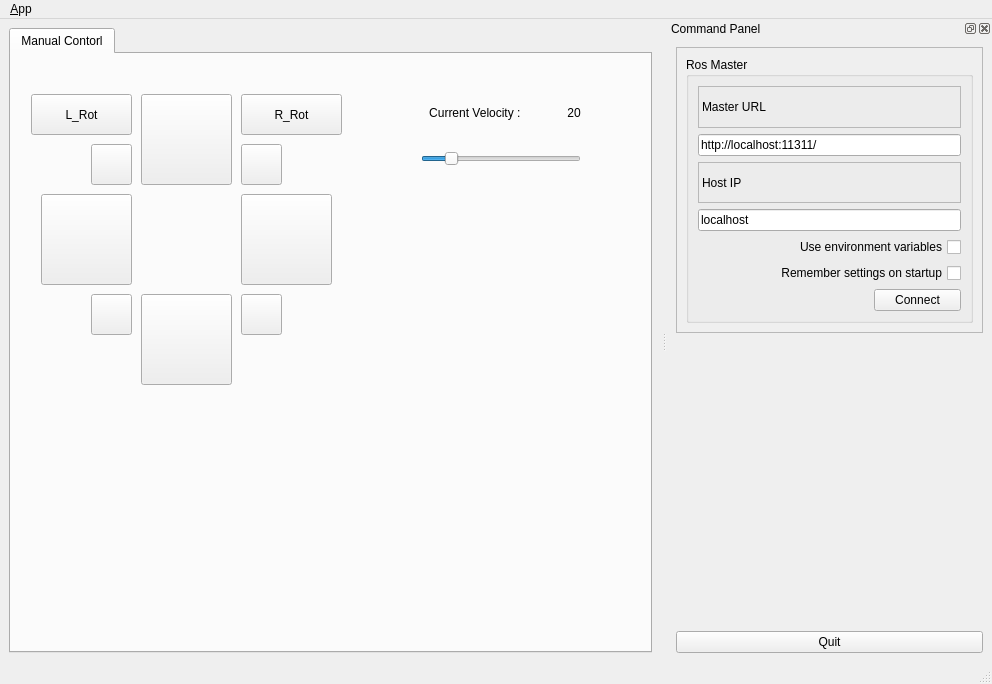
<?xml version="1.0" encoding="UTF-8"?>
<ui version="4.0">
 <class>MainWindowDesign</class>
 <widget class="QMainWindow" name="MainWindowDesign">
  <property name="geometry">
   <rect>
    <x>0</x>
    <y>0</y>
    <width>992</width>
    <height>684</height>
   </rect>
  </property>
  <property name="windowTitle">
   <string>QTutorials</string>
  </property>
  <property name="locale">
   <locale language="English" country="Australia"/>
  </property>
  <widget class="QWidget" name="centralwidget">
   <layout class="QHBoxLayout">
    <item>
     <widget class="QTabWidget" name="tab_manager">
      <property name="minimumSize">
       <size>
        <width>100</width>
        <height>0</height>
       </size>
      </property>
      <property name="locale">
       <locale language="English" country="Australia"/>
      </property>
      <property name="currentIndex">
       <number>0</number>
      </property>
      <widget class="QWidget" name="tab">
       <attribute name="title">
        <string>Manual Contorl</string>
       </attribute>
       <widget class="QPushButton" name="forward_btn">
        <property name="geometry">
         <rect>
          <x>130</x>
          <y>40</y>
          <width>91</width>
          <height>91</height>
         </rect>
        </property>
        <property name="text">
         <string/>
        </property>
        <property name="icon">
         <iconset resource="../resources/images.qrc">
          <normaloff>:/images/666.png</normaloff>:/images/666.png</iconset>
        </property>
        <property name="iconSize">
         <size>
          <width>40</width>
          <height>40</height>
         </size>
        </property>
       </widget>
       <widget class="QPushButton" name="back_btn">
        <property name="geometry">
         <rect>
          <x>130</x>
          <y>240</y>
          <width>91</width>
          <height>91</height>
         </rect>
        </property>
        <property name="text">
         <string/>
        </property>
        <property name="icon">
         <iconset resource="../resources/images.qrc">
          <normaloff>:/images/down.png</normaloff>:/images/down.png</iconset>
        </property>
        <property name="iconSize">
         <size>
          <width>40</width>
          <height>40</height>
         </size>
        </property>
       </widget>
       <widget class="QPushButton" name="left_btn">
        <property name="geometry">
         <rect>
          <x>30</x>
          <y>140</y>
          <width>91</width>
          <height>91</height>
         </rect>
        </property>
        <property name="text">
         <string/>
        </property>
        <property name="icon">
         <iconset resource="../resources/images.qrc">
          <normaloff>:/images/777.png</normaloff>:/images/777.png</iconset>
        </property>
        <property name="iconSize">
         <size>
          <width>40</width>
          <height>40</height>
         </size>
        </property>
       </widget>
       <widget class="QPushButton" name="right_btn">
        <property name="geometry">
         <rect>
          <x>230</x>
          <y>140</y>
          <width>91</width>
          <height>91</height>
         </rect>
        </property>
        <property name="text">
         <string/>
        </property>
        <property name="icon">
         <iconset resource="../resources/images.qrc">
          <normaloff>:/images/555.png</normaloff>:/images/555.png</iconset>
        </property>
        <property name="iconSize">
         <size>
          <width>40</width>
          <height>40</height>
         </size>
        </property>
       </widget>
       <widget class="QPushButton" name="L_Front_btn">
        <property name="geometry">
         <rect>
          <x>80</x>
          <y>90</y>
          <width>41</width>
          <height>41</height>
         </rect>
        </property>
        <property name="text">
         <string/>
        </property>
        <property name="icon">
         <iconset resource="../resources/images.qrc">
          <normaloff>:/images/444.png</normaloff>:/images/444.png</iconset>
        </property>
       </widget>
       <widget class="QPushButton" name="R_Front_btn">
        <property name="geometry">
         <rect>
          <x>230</x>
          <y>90</y>
          <width>41</width>
          <height>41</height>
         </rect>
        </property>
        <property name="text">
         <string/>
        </property>
        <property name="icon">
         <iconset resource="../resources/images.qrc">
          <normaloff>:/images/111.png</normaloff>:/images/111.png</iconset>
        </property>
       </widget>
       <widget class="QPushButton" name="L_Rear_btn">
        <property name="geometry">
         <rect>
          <x>80</x>
          <y>240</y>
          <width>41</width>
          <height>41</height>
         </rect>
        </property>
        <property name="text">
         <string/>
        </property>
        <property name="icon">
         <iconset resource="../resources/images.qrc">
          <normaloff>:/images/333.png</normaloff>:/images/333.png</iconset>
        </property>
       </widget>
       <widget class="QPushButton" name="R_Rear_btn">
        <property name="geometry">
         <rect>
          <x>230</x>
          <y>240</y>
          <width>41</width>
          <height>41</height>
         </rect>
        </property>
        <property name="text">
         <string/>
        </property>
        <property name="icon">
         <iconset resource="../resources/images.qrc">
          <normaloff>:/images/123.png</normaloff>:/images/123.png</iconset>
        </property>
       </widget>
       <widget class="QPushButton" name="R_Rot_btn">
        <property name="geometry">
         <rect>
          <x>230</x>
          <y>40</y>
          <width>101</width>
          <height>41</height>
         </rect>
        </property>
        <property name="text">
         <string>R_Rot</string>
        </property>
       </widget>
       <widget class="QPushButton" name="L_Rot_btn">
        <property name="geometry">
         <rect>
          <x>20</x>
          <y>40</y>
          <width>101</width>
          <height>41</height>
         </rect>
        </property>
        <property name="text">
         <string>L_Rot</string>
        </property>
       </widget>
       <widget class="QSlider" name="vel_Slider">
        <property name="geometry">
         <rect>
          <x>410</x>
          <y>90</y>
          <width>160</width>
          <height>29</height>
         </rect>
        </property>
        <property name="maximum">
         <number>127</number>
        </property>
        <property name="value">
         <number>20</number>
        </property>
        <property name="orientation">
         <enum>Qt::Horizontal</enum>
        </property>
       </widget>
       <widget class="QLabel" name="label_3">
        <property name="geometry">
         <rect>
          <x>400</x>
          <y>50</y>
          <width>131</width>
          <height>17</height>
         </rect>
        </property>
        <property name="text">
         <string>Current Velocity : </string>
        </property>
        <property name="alignment">
         <set>Qt::AlignCenter</set>
        </property>
       </widget>
       <widget class="QLabel" name="label_4">
        <property name="geometry">
         <rect>
          <x>530</x>
          <y>50</y>
          <width>66</width>
          <height>17</height>
         </rect>
        </property>
        <property name="text">
         <string>20</string>
        </property>
        <property name="alignment">
         <set>Qt::AlignCenter</set>
        </property>
       </widget>
      </widget>
     </widget>
    </item>
   </layout>
  </widget>
  <widget class="QMenuBar" name="menubar">
   <property name="geometry">
    <rect>
     <x>0</x>
     <y>0</y>
     <width>992</width>
     <height>25</height>
    </rect>
   </property>
   <widget class="QMenu" name="menu_File">
    <property name="title">
     <string>&amp;App</string>
    </property>
    <addaction name="action_Preferences"/>
    <addaction name="separator"/>
    <addaction name="actionAbout"/>
    <addaction name="actionAbout_Qt"/>
    <addaction name="separator"/>
    <addaction name="action_Quit"/>
   </widget>
   <addaction name="menu_File"/>
  </widget>
  <widget class="QStatusBar" name="statusbar"/>
  <widget class="QDockWidget" name="dock_status">
   <property name="sizePolicy">
    <sizepolicy hsizetype="Minimum" vsizetype="Preferred">
     <horstretch>0</horstretch>
     <verstretch>0</verstretch>
    </sizepolicy>
   </property>
   <property name="minimumSize">
    <size>
     <width>325</width>
     <height>637</height>
    </size>
   </property>
   <property name="allowedAreas">
    <set>Qt::RightDockWidgetArea</set>
   </property>
   <property name="windowTitle">
    <string>Command Panel</string>
   </property>
   <attribute name="dockWidgetArea">
    <number>2</number>
   </attribute>
   <widget class="QWidget" name="dockWidgetContents_2">
    <layout class="QVBoxLayout" name="verticalLayout">
     <item>
      <widget class="QFrame" name="frame">
       <property name="sizePolicy">
        <sizepolicy hsizetype="Minimum" vsizetype="Preferred">
         <horstretch>0</horstretch>
         <verstretch>0</verstretch>
        </sizepolicy>
       </property>
       <property name="frameShape">
        <enum>QFrame::StyledPanel</enum>
       </property>
       <property name="frameShadow">
        <enum>QFrame::Raised</enum>
       </property>
       <layout class="QVBoxLayout" name="verticalLayout_3">
        <item>
         <widget class="QGroupBox" name="groupBox">
          <property name="title">
           <string>Ros Master</string>
          </property>
          <layout class="QGridLayout" name="gridLayout">
           <item row="0" column="0" colspan="2">
            <widget class="QLabel" name="label">
             <property name="frameShape">
              <enum>QFrame::StyledPanel</enum>
             </property>
             <property name="frameShadow">
              <enum>QFrame::Raised</enum>
             </property>
             <property name="text">
              <string>Master URL</string>
             </property>
            </widget>
           </item>
           <item row="1" column="0" colspan="2">
            <widget class="QLineEdit" name="line_edit_master">
             <property name="text">
              <string>http://localhost:11311/</string>
             </property>
            </widget>
           </item>
           <item row="2" column="0" colspan="2">
            <widget class="QLabel" name="label_2">
             <property name="frameShape">
              <enum>QFrame::StyledPanel</enum>
             </property>
             <property name="frameShadow">
              <enum>QFrame::Raised</enum>
             </property>
             <property name="text">
              <string>Host IP</string>
             </property>
            </widget>
           </item>
           <item row="3" column="0" colspan="2">
            <widget class="QLineEdit" name="line_edit_host">
             <property name="text">
              <string>localhost</string>
             </property>
            </widget>
           </item>
           <item row="4" column="0" colspan="2">
            <widget class="QCheckBox" name="checkbox_use_environment">
             <property name="layoutDirection">
              <enum>Qt::RightToLeft</enum>
             </property>
             <property name="text">
              <string>Use environment variables</string>
             </property>
            </widget>
           </item>
           <item row="5" column="0" colspan="2">
            <widget class="QCheckBox" name="checkbox_remember_settings">
             <property name="layoutDirection">
              <enum>Qt::RightToLeft</enum>
             </property>
             <property name="text">
              <string>Remember settings on startup</string>
             </property>
            </widget>
           </item>
           <item row="6" column="0">
            <spacer name="horizontalSpacer">
             <property name="orientation">
              <enum>Qt::Horizontal</enum>
             </property>
             <property name="sizeHint" stdset="0">
              <size>
               <width>170</width>
               <height>21</height>
              </size>
             </property>
            </spacer>
           </item>
           <item row="6" column="1">
            <widget class="QPushButton" name="button_connect">
             <property name="enabled">
              <bool>true</bool>
             </property>
             <property name="sizePolicy">
              <sizepolicy hsizetype="MinimumExpanding" vsizetype="Fixed">
               <horstretch>0</horstretch>
               <verstretch>0</verstretch>
              </sizepolicy>
             </property>
             <property name="toolTip">
              <string>Set the target to the current joint trajectory state.</string>
             </property>
             <property name="statusTip">
              <string>Clear all waypoints and set the target to the current joint trajectory state.</string>
             </property>
             <property name="text">
              <string>Connect</string>
             </property>
            </widget>
           </item>
          </layout>
         </widget>
        </item>
       </layout>
      </widget>
     </item>
     <item>
      <widget class="QFrame" name="frame_2">
       <property name="sizePolicy">
        <sizepolicy hsizetype="Minimum" vsizetype="Preferred">
         <horstretch>0</horstretch>
         <verstretch>0</verstretch>
        </sizepolicy>
       </property>
      </widget>
     </item>
     <item>
      <widget class="QPushButton" name="quit_button">
       <property name="sizePolicy">
        <sizepolicy hsizetype="MinimumExpanding" vsizetype="Fixed">
         <horstretch>0</horstretch>
         <verstretch>0</verstretch>
        </sizepolicy>
       </property>
       <property name="text">
        <string>Quit</string>
       </property>
      </widget>
     </item>
    </layout>
   </widget>
  </widget>
  <action name="action_Quit">
   <property name="text">
    <string>&amp;Quit</string>
   </property>
   <property name="shortcut">
    <string>Ctrl+Q</string>
   </property>
   <property name="shortcutContext">
    <enum>Qt::ApplicationShortcut</enum>
   </property>
  </action>
  <action name="action_Preferences">
   <property name="text">
    <string>&amp;Preferences</string>
   </property>
  </action>
  <action name="actionAbout">
   <property name="text">
    <string>&amp;About</string>
   </property>
  </action>
  <action name="actionAbout_Qt">
   <property name="text">
    <string>About &amp;Qt</string>
   </property>
  </action>
 </widget>
 <resources>
  <include location="../resources/images.qrc"/>
 </resources>
 <connections>
  <connection>
   <sender>action_Quit</sender>
   <signal>triggered()</signal>
   <receiver>MainWindowDesign</receiver>
   <slot>close()</slot>
   <hints>
    <hint type="sourcelabel">
     <x>-1</x>
     <y>-1</y>
    </hint>
    <hint type="destinationlabel">
     <x>399</x>
     <y>299</y>
    </hint>
   </hints>
  </connection>
  <connection>
   <sender>quit_button</sender>
   <signal>clicked()</signal>
   <receiver>MainWindowDesign</receiver>
   <slot>close()</slot>
   <hints>
    <hint type="sourcelabel">
     <x>859</x>
     <y>552</y>
    </hint>
    <hint type="destinationlabel">
     <x>469</x>
     <y>299</y>
    </hint>
   </hints>
  </connection>
 </connections>
</ui>
